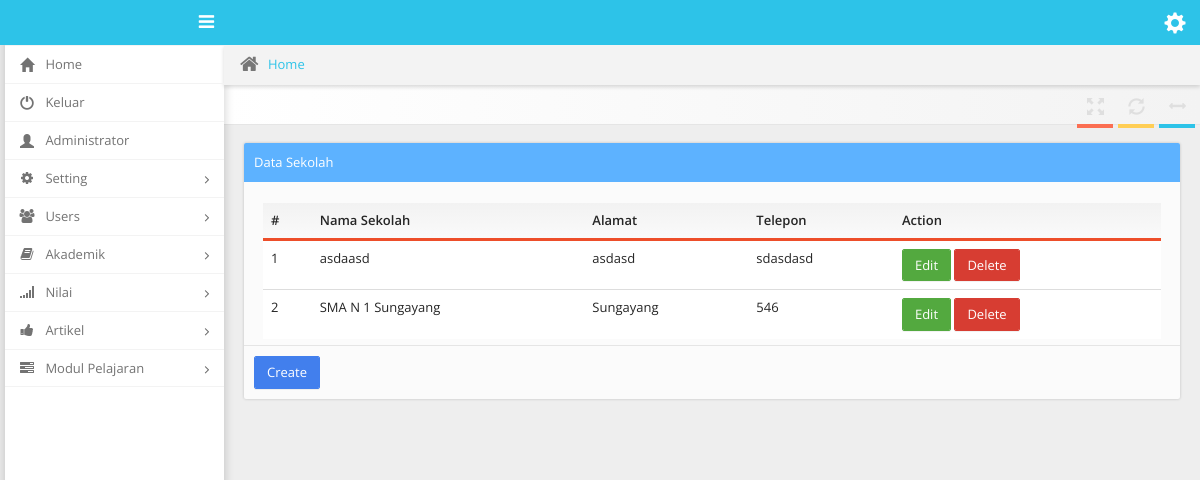
The page /dashboard/index.php?akademik=sekolah (signed in) on the database its author committed.
### tables this page shows
CREATE TABLE IF NOT EXISTS `sekolah` (
  `sekolah_id` int(11) NOT NULL AUTO_INCREMENT,
  `sekolah_nama` varchar(100) DEFAULT NULL,
  `sekolah_alamat` text,
  `sekolah_telp` varchar(16) DEFAULT NULL,
  `sekolah_visi` text,
  `sekolah_misi` text,
  PRIMARY KEY (`sekolah_id`)
);

### dashboard/tables/sekolah_table.php (the view)
<div class="col-xs-12 col-md-12">
    <div class="well with-header  with-footer">
        <div class="header bg-blue">
            Data Sekolah
        </div>
        <table class="table table-hover">
            <thead class="bordered-darkorange">
                <tr>
                    <th>#</th>
                    <th>Nama Sekolah</th>
                    <th>Alamat</th>
                    <th>Telepon</th>
                    <th>Action</th>
                </tr>
            </thead>
            <tbody>
                <?php
                    $no     =   1;
                    $sekolah  =   mysqli_query($koneksi,"SELECT * FROM sekolah ORDER BY sekolah_nama ASC");
                    while ($data=mysql_fetch_array($sekolah)) {
                ?>
                <tr>
                    <td><?php echo $no; ?></td>
                    <td><?php echo $data['sekolah_nama']; ?></td>
                    <td><?php echo $data['sekolah_alamat']; ?></td>
                    <td><?php echo $data['sekolah_telp']; ?></td>
                    <td>
                        <a href="?sekolah-edit=<?php echo $data['sekolah_id']; ?>" class="btn btn-success">Edit</a>
                        <a href="?sekolah-del=<?php echo $data['sekolah_id']; ?>" class="btn btn-danger">Delete</a>
                    </td>
                </tr>
                <?php
                    $no++;
                    }
                ?>
            </tbody>
        </table>
        <div class="footer">
            <a href="?akademik=sekolah-create" class="btn btn-primary">Create</a>
        </div>
    </div>
</div>

### rows shown on the page
sekolah: sekolah_nama "asdaasd", sekolah_alamat "asdasd", sekolah_telp "sdasdasd"
sekolah: sekolah_nama "SMA N 1 Sungayang", sekolah_alamat "Sungayang", sekolah_telp "546"

### other values the page prints
$_SESSION['name'] "Administrator"
